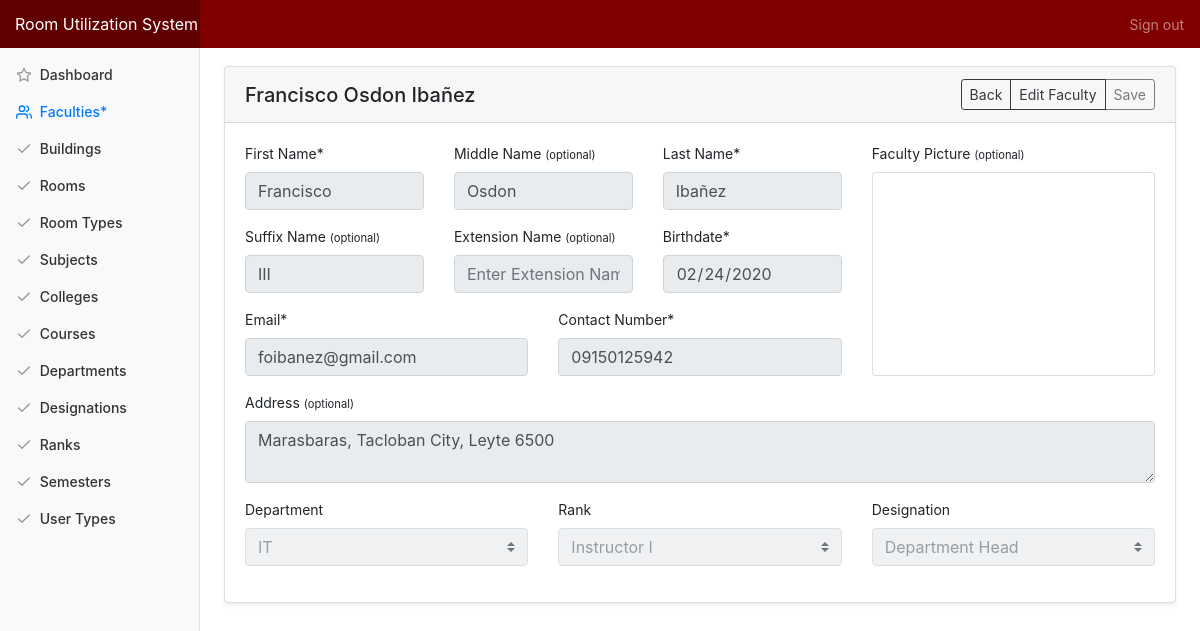
Page /admin/faculty_view/1 on the earlier database version.
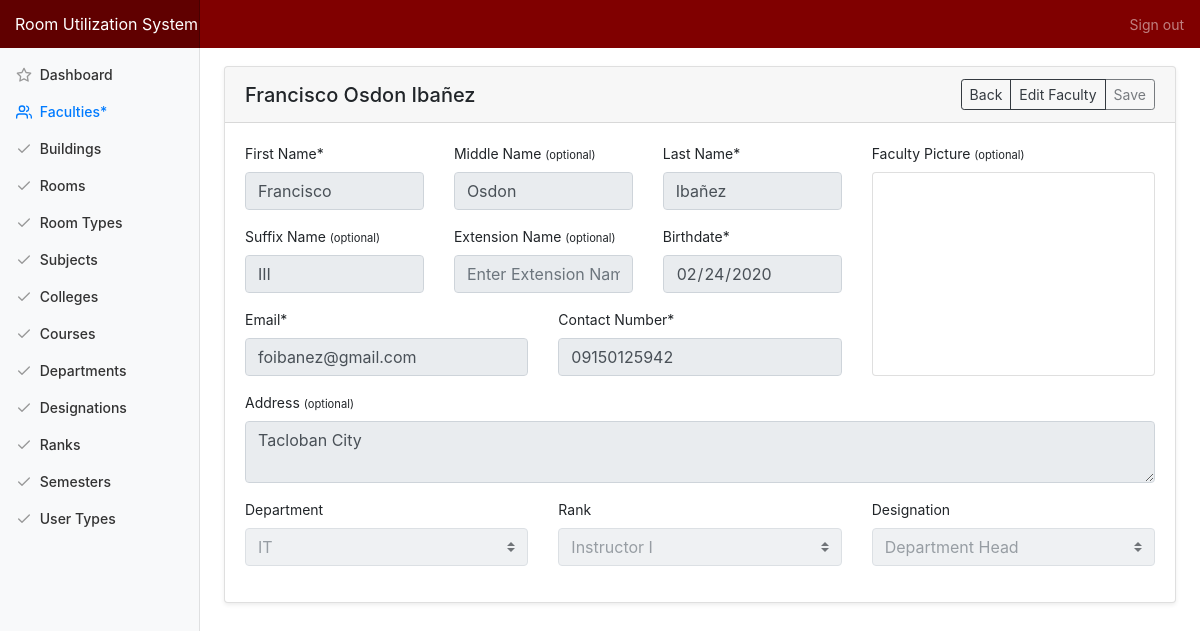
Same page on the later database version.
### tables this page shows
CREATE TABLE `tbl_faculty` (
  `faculty_id` int(10) NOT NULL,
  `identification` varchar(20) NOT NULL,
  `f_name` varchar(50) NOT NULL,
  `m_name` varchar(50) NOT NULL,
  `l_name` varchar(50) NOT NULL,
  `suffix_name` varchar(50) NOT NULL,
  `ext_name` varchar(50) NOT NULL,
  `contact_no` varchar(50) NOT NULL,
  `email` varchar(50) NOT NULL,
  `birth_date` varchar(50) NOT NULL,
  `address` varchar(50) NOT NULL,
  `image_src` varchar(255) NOT NULL,
  `department_id` int(11) NOT NULL,
  `rank_id` int(11) NOT NULL,
  `designation_id` int(11) NOT NULL,
  `faculty_added` datetime NOT NULL DEFAULT CURRENT_TIMESTAMP,
  `faculty_modified` datetime NOT NULL DEFAULT '0000-00-00 00:00:00' ON UPDATE CURRENT_TIMESTAMP
);

### application/controllers/Admin.php (called while the page is built, shortened)
<?php
class Admin extends CI_Controller {
	public function faculty_view($id){
		$data['title'] = "Faculties";
		$data['faculty'] = $this->main_model->getFaculty($id);
		if($data['faculty']){
			$data['title2'] = $data['faculty'][0]['f_name'] . ' '. $data['faculty'][0]['m_name'] . ' ' . $data['faculty'][0]['l_name'];
			$data['departments'] = $this->main_model->getDepartments();
			$data['ranks'] = $this->main_model->getRanks();
			$data['designations'] = $this->main_model->getDesignations();
			$this->load->view('templates/header', $data);
			$this->load->view('admin/faculty_view');
			$this->load->view('templates/footer');
		} else {
			echo '404 Faculty not found';
		}
	}
}

### index.php (called while the page is built, shortened)
<?php
require_once BASEPATH.'core/CodeIgniter.php';

### application/models/Main_model.php (called while the page is built, shortened)
<?php defined('BASEPATH') OR exit('No direct script access allowed');
Class Main_model extends CI_Model{
	public function getFaculty($id){
		return $this->db->join('tbl_department', 'tbl_department.department_id=tbl_faculty.department_id')->join('tbl_rank', 'tbl_rank.rank_id=tbl_faculty.rank_id')->join('tbl_designation', 'tbl_designation.designation_id=tbl_faculty.designation_id')->where('tbl_faculty.faculty_id', $id)->get('tbl_faculty')->result_array();
	}
}

### application/views/admin/faculty_view.php (the view, shortened to what the changed rows need)
<div class="container-fluid">
  <div class="row">
    <main role="main" class="col-md-9 ml-sm-auto col-lg-10 pt-4 px-4 mb-3">
      <div class="card shadow-sm">
			  <div class="card-body">
          <?=form_open('admin/updateFaculty', 'id="frm_faculty_update"');?>
          <div class="row">
            <div class="col-md-8">
              <div class="row">
                <div class="col-md-4">
                  <div class="form-group">
                    <label>First Name*</label>
                    <input type="text" class="form-control focus formEdit" placeholder="Enter First Name" name="f_name" required value="<?=$faculty[0]['f_name']?>">
                  </div>
                </div>
                <div class="col-md-4">
                  <div class="form-group">
                    <label>Middle Name <small>(optional)</small></label>
                    <input type="text" class="form-control formEdit" placeholder="Enter Middle Name" name="m_name" value="<?=$faculty[0]['m_name']?>">
                  </div>
                </div>
                <div class="col-md-4">
                  <div class="form-group">
                    <label>Last Name*</label>
                    <input type="text" class="form-control formEdit" placeholder="Enter Last Name" name="l_name" required value="<?=$faculty[0]['l_name']?>">
                  </div>
                </div>
              </div>
              <div class="row">
                <div class="col-md-4">
                  <div class="form-group">
                    <label>Suffix Name <small>(optional)</small></label>
                    <input type="text" class="form-control formEdit" placeholder="Enter Suffix Name" name="suffix_name" value="<?=$faculty[0]['suffix_name']?>">
                  </div>
                </div>
                <div class="col-md-4">
                  <div class="form-group">
                    <label>Birthdate*</label>
                    <input type="date" class="form-control formEdit" name="birth_date" required value="<?=$faculty[0]['birth_date']?>">
                  </div>
                </div>
              </div>
              <div class="row">
                <div class="col-md-6">
                  <div class="form-group">
                    <label>Email*</label>
                    <input type="text" class="form-control formEdit" placeholder="Enter Last Name" name="email" required value="<?=$faculty[0]['email']?>">
                  </div>
                </div>
                <div class="col-md-6">
                  <div class="form-group">
                    <label>Contact Number*</label>
                    <input type="text" class="form-control formEdit" placeholder="Enter Contact Number" name="contact_no" required value="<?=$faculty[0]['contact_no']?>">
                  </div>
                </div>
              </div>
            </div>
          </div>
          <div class="row">
            <div class="form-group col-md-12">
              <label>Address <small>(optional)</small></label>
              <textarea class="form-control formEdit" placeholder="Enter Faculty Address" name="address"><?=$faculty[0]['address']?></textarea>
            </div>
          </div>
          <?=form_close();?>
			  </div>
			</div>
   </main>
  </div>
</div>

Differences in the rows shown:
changed tbl_faculty "Francisco": address "Marasbaras, Tacloban City, Leyte 6500" → "Tacloban City"
